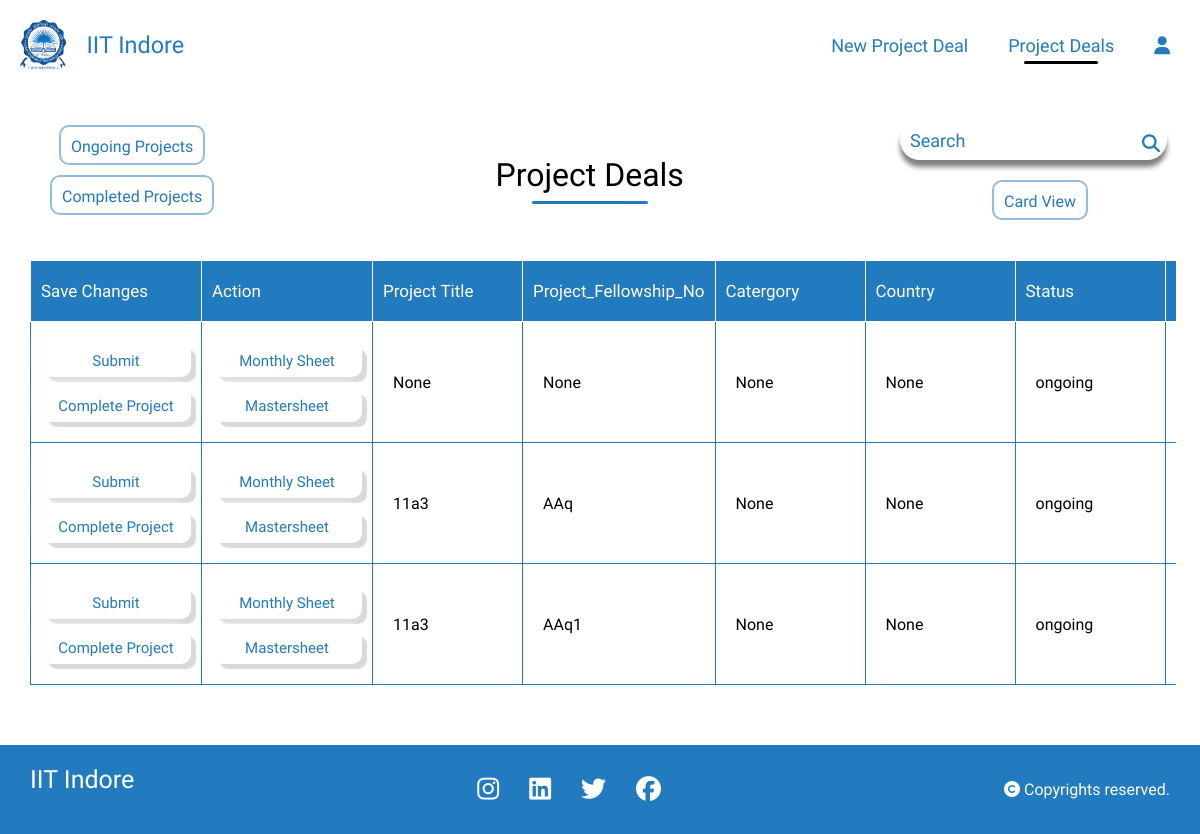
Page /project_listwise/ on the earlier database version.
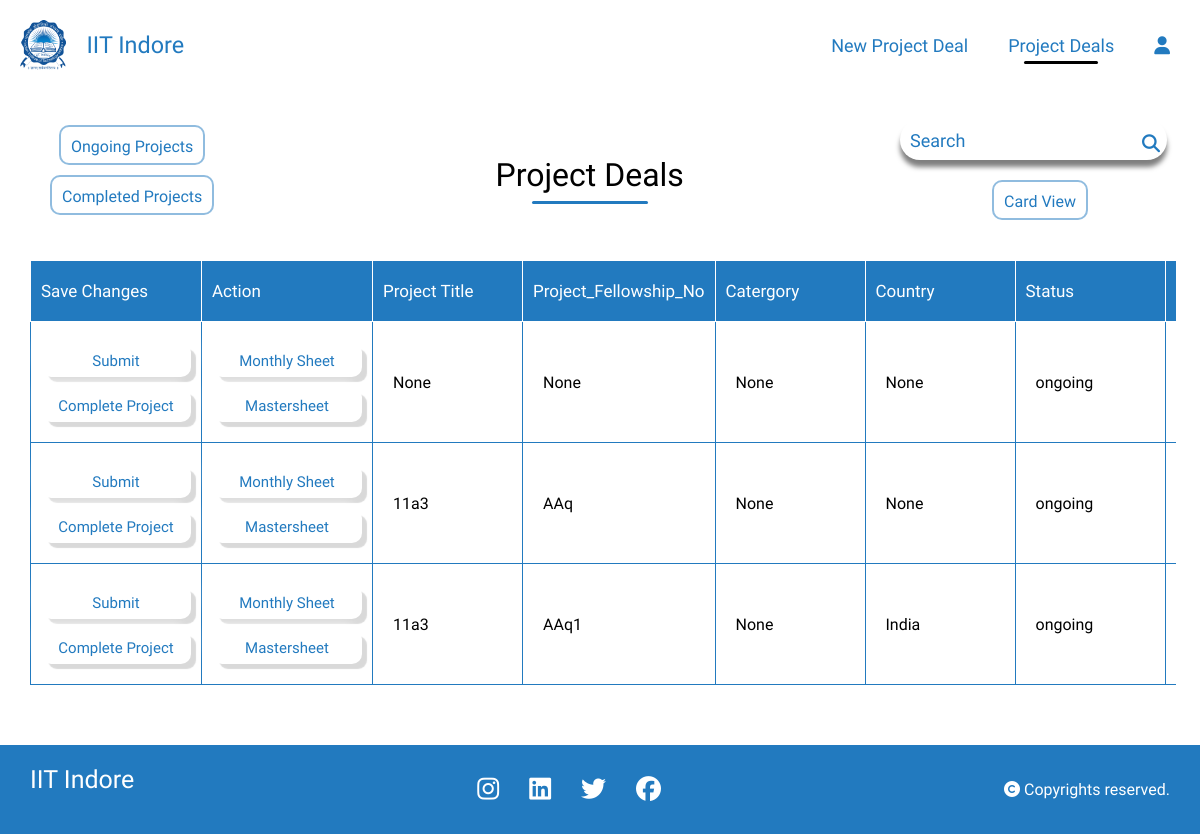
Same page on the later database version.
### home/models.py (models this page shows)
class project_details(models.Model):
    Project_Fellowship_No = models.CharField(max_length=20,null=True,blank=True,default=None)
    Project_file_name = models.CharField(max_length=20,null=True,blank= True)
    PI_of_Project = models.CharField(max_length=20,blank=True,null=True)
    Sanctioned_Date = models.DateField(null=True)
    Project_Start_Date = models.DateField(null=True)
    Project_Closure_Date = models.DateField(null=True)
    Title_of_Project = models.CharField(max_length=50,blank=True,null=True)
    project_duration =models.IntegerField(null=True)
    financial_year_start_index = models.IntegerField(null=True)
    financial_year_end_index = models.IntegerField(null=True)
    start_month = models.IntegerField(null=True)
    end_month = models.IntegerField(null=True)
    funding_agency = models.CharField(max_length=100,blank=True,null=True)
    Co_PI_of_Project = models.CharField(max_length=100,blank=True,null=True)
    Country = models.CharField(max_length=100,blank=True,null=True)
    Country_Involved = models.CharField(max_length=100,blank=True,null=True)
    Department = models.CharField(max_length=100,blank=True,null=True)
    Category = models.CharField(max_length=100,blank=True,null=True)
    Details_of_Donors= models.CharField(max_length=100,blank=True,null=True)
    remark = models.TextField(null=True, blank=True)
    scheme_name = models.CharField(max_length=255, null=True, blank=True)
    scheme_code = models.CharField(max_length=50, null=True, blank=True)
    received_amount =models.CharField(max_length=50, null=True, blank=True)
    date_of_receipt_amount = models.DateField(default=timezone.now, null=True, blank=True)
    provisional_uc = models.TextField(null=True, blank=True)
    audited_uc = models.TextField(null=True, blank=True)
    link_uc = models.URLField(null=True, blank=True)
    sanction_letters_link = models.URLField(null=True, blank=True)
    total_project_cost = models.CharField(max_length=50, null=True, blank=True)
    fellowship_type = models.CharField(max_length=100, null=True, blank=True)
    TASK_CHOICES = [
        ('ongoing', 'Ongoing'),
        ('completed', 'Completed'),
    ]
    task = models.CharField(
        max_length=10,
        choices=TASK_CHOICES,
        default='ongoing',
    )

### home/views.py (the view)
# urls.py: path('project_listwise/',views.project_listwise,name='project_listwise'),
def project_listwise(request):
    projects =  project_details.objects
    filter_option = request.GET.get('filter')
    if filter_option == 'ongoing':
        projects = projects.filter(task='ongoing')
    elif filter_option == 'completed':
        projects = projects.filter(task='completed')
    sort_by = request.GET.get('sortBy', 'Title_of_Project')
    sort_order = request.GET.get('sortOrder', 'asc')
    if sort_order == 'asc':
        projects = projects.order_by(sort_by)
    else:
        projects = projects.order_by(f'-{sort_by}')
    context = {'projects': projects}
    return render(request, 'project_listwise.html', context)

### templates/project_listwise.html (shortened to what the changed rows need)
{% load static %}
<!DOCTYPE html>
<html>
<head>
    <link rel="stylesheet" href="{% static 'style.css' %}">
</head>
<body>
    <div class="titles">
      <div class="sub_nav">
          <div class="project_list"><h1>Project Deals</h1></div>
      </div>
    </div>
    <div class="table-container">
      <table>
        <thead>
            <tr>
                <th>Save Changes</th>
                <th>Action</th>
                <th onclick="sortTable('Title_of_Project')">Project Title</th>
                <th onclick="sortTable('Project_Fellowship_No')">Project_Fellowship_No</th>
                <th>Catergory</th>
                <th>Country</th>
                <th>Status</th>
                <th>Name Of PI</th>
            </tr>
        </thead>
        <tbody>
            {% for project in projects %}
                <tr>
                  <form method="post" action="{% url 'submit_project_data' project_id=project.id %}">
                    <td>
                      <button type="submit" class="button">Submit</button>
                      {% if project.task == "ongoing" %}
                      <a style="text-decoration: none;" href="{% url 'complete_task' project_id=project.id %}">
                          <button class="button" type="button">Complete Project</button>
                      </a>
                  {% else %}
                      <button  type="button" disabled class="disabled-btn">Completed Project</button>
                  {% endif %}
                  </td>
                  <td>
                    <a style="text-decoration: none;" href="{% url 'fill' project_id=project.id %}">
                        <button class="button" type = "button">Monthly Sheet</button>
                    </a>
                    <a style="text-decoration: none;" href="{% url 'mastersheet' project_id=project.id %}">
                        <button class="button" type = "button">Mastersheet</button>
                    </a>
                </td>
                  <td><input  type="text" name="Title_of_Project" value="{{ project.Title_of_Project }}"></td>
                  <td><input  type="text" name="Project_Fellowship_No" value="{{ project.Project_Fellowship_No }}"></td>
                  <td><input type="text" name="Category" value="{{ project.Category }}"></td>
                  <td><input type="text" name="Country" value="{{ project.Country}}"></td>
                  <td><input type="text" name="task" value="{{ project.task }}"></td>
                  <td><input type="text" name="PI_of_Project" value="{{ project.PI_of_Project }}"></td>
                  </form>
                </tr>
            {% endfor %}
        </tbody>
    </table>
    </div>
</body>
</html>

Differences in the rows shown:
changed project_details "AAq1": Country "None" → "India"
